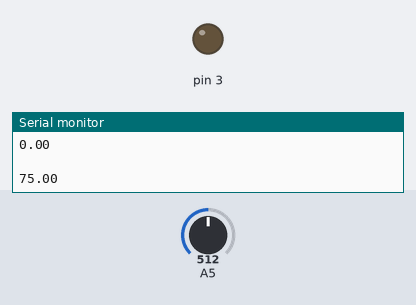
Bench run of a sketch on a simulated Arduino Uno, built with avr-gcc and run on an emulated ATmega328P. On the bench: output pins drawn as LEDs (lit = HIGH), the last lines printed to the serial monitor. Inputs (shaded band) come from the test bench; at power-on: A5 = 512.

Above: at 1.2 s.
1.3 s: A5 set to 320
2.8 s: A5 set to 301
At 3.01 s:
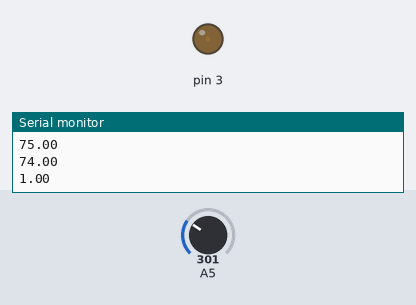
5.8 s: A5 set to 122
At 7.3 s:
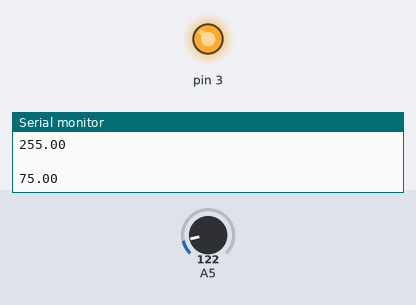
Timing chart, 0 to 8.8 s (numbered marks = the images above; inputs shaded):
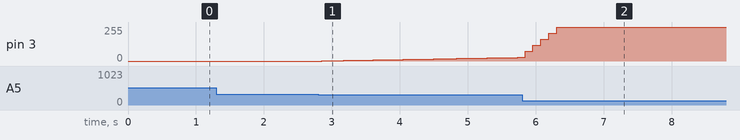

The sketch:

pid.ino
```cpp
#include <PID_v1.h>

double Setpoint;//desired value
double Input;//photo sensroe LDR
double Output;//

///PID parameters
double Kp=0, Ki=10, Kd=0;
///Create PID instance
PID mypid(&Input, &Output, &Setpoint, Kp, Ki, Kd, DIRECT);
void setup() {
  Serial.begin(9600);
  //Hardcode the brigdness
  Setpoint = 75;
  //Turn the PID on
  mypid.SetMode(AUTOMATIC);
  //Adjust PID values
  mypid.SetTunings(Kp,Ki,Kd);
}

void loop() {
  // Read the value from LDR, Analog input:0 to 1024...then mapping
  Input = map(analogRead(5),0, 1024, 0, 255);
  //PID calculation
  mypid.Compute();
  //write the output as calculated by PID functions
  analogWrite(3, Output);///LED is set to D3 PWM pin

  Serial.print(Input);
  Serial.println(" ");
  Serial.println(Output);
  Serial.println(" ");
  Serial.println(Setpoint);
  Serial.println();
}
```

Measured:
- after the input at 2.8 s, pin 3: moves from 0/255 to 27/255 over 2.9 s, starting after 0.05 s
